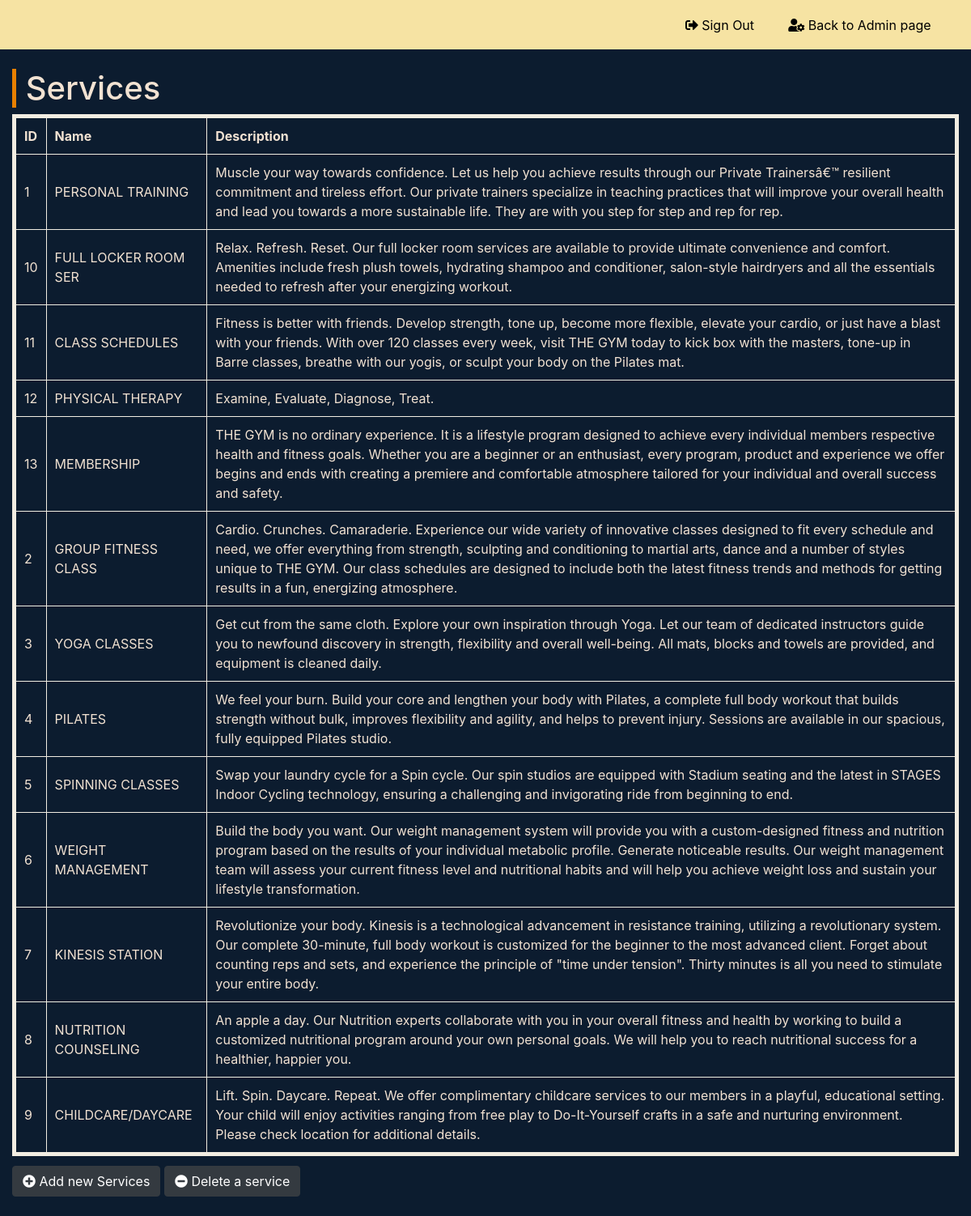
Screenshot of /allservices.php with the database file from the repository.
### tables this page shows
CREATE TABLE `activities` (
  `a_id` varchar(10) NOT NULL,
  `name` varchar(20) NOT NULL,
  `content` varchar(400) NOT NULL,
  `path` varchar(40) NOT NULL
);

### allservices.php (the view, shortened to what this page needs)
<!DOCTYPE html>
<html>
<head>
	<link rel="stylesheet" type="text/css" href="admin.css">
<link rel="stylesheet" href="https://stackpath.bootstrapcdn.com/bootstrap/4.1.3/css/bootstrap.min.css">
	<link rel="stylesheet" href="https://use.fontawesome.com/releases/v5.2.0/css/all.css">
  <?php
  require 'server.php';
  ?>
	</head>
<body>
  <div class="container-fluid" style="background-color: #f6e3a3;">
      <a href="logout.php"><button type="button" class="btn btn-primary-outline" style="margin: 1% 1% 1% 70%;"><i class="fas fa-sign-out-alt"></i><span id="hidden-xs">  Sign Out</span></button></a>
      <a href="admin.php"><button type="button" class="btn btn-primary-outline"><i class="fas fa-user-cog"></i><span id="hidden-xs"> Back to Admin page</span></button></a>
    </div>
<div class="container-fluid">
  <br>
	<a name="services"><h1>Services</h1></a>
		<div class="row" id="services-container">
      <div class="col-lg-12">
        <table border="5px" bordercolor="#f2ede2" cellpadding="10">
          <tr>
            <th>ID</th>
            <th>Name</th>
            <th>Description</th>
          </tr>
         <?php
          $sql = 'SELECT *
              FROM activities ';
          $query = mysqli_query($conn, $sql);
              while ($row = mysqli_fetch_array($query))
              {
                echo '
                <tr>
                    <td>'.$row['a_id'].'</td>
                    <td>'.$row['name'].'</td>
                    <td>'.$row['content'].'</td>
                </tr>';
              }
         ?>
        </table>
      </div>
      <div class="col-lg-6 button-padding">
          <button class="btn btn-dark" type="submit" data-toggle="modal" data-target="#new-service"><i class="fas fa-plus-circle"></i> Add new Services</button>
          <button class="btn btn-dark" type="submit" data-toggle="modal" data-target="#del-service"><i class="fas fa-minus-circle"></i> Delete a service</button>
      </div>
		</div>
    <br>
  </div>
</body>
</html>

### admin.css (style rules this page uses)
body { background-color: #0c1c2f !important; color:#f2e2d2 !important; }
.btn-primary-outline { background:transparent; color:#000000; padding-bottom: 0; }
h1 { padding-left:1%; color: #0c1c2f; border-left: 5px solid #e88000; }
.button-padding { padding-top: 1%; }

### rows the page displays
activities: a_id "1", name "PERSONAL TRAINING", content "Muscle your way towards confidence. Let us help you achieve results through our Private Trainersâ€™ resilient commitment and tireless effort. Our private trainers specialize in teaching practices that will improve your overall health and lead you towards a more sustainable life. They are with you step for step and rep for rep."
activities: a_id "10", name "FULL LOCKER ROOM SER", content "Relax. Refresh. Reset. Our full locker room services are available to provide ultimate convenience and comfort. Amenities include fresh plush towels, hydrating shampoo and conditioner, salon-style hairdryers and all the essentials needed to refresh after your energizing workout."
activities: a_id "11", name "CLASS SCHEDULES", content "Fitness is better with friends. Develop strength, tone up, become more flexible, elevate your cardio, or just have a blast with your friends. With over 120 classes every week, visit THE GYM today to kick box with the masters, tone-up in Barre classes, breathe with our yogis, or sculpt your body on the Pilates mat."
activities: a_id "12", name "PHYSICAL THERAPY", content "Examine, Evaluate, Diagnose, Treat."
activities: a_id "13", name "MEMBERSHIP", content "THE GYM is no ordinary experience. It is a lifestyle program designed to achieve every individual members respective health and fitness goals. Whether you are a beginner or an enthusiast, every program, product and experience we offer begins and ends with creating a premiere and comfortable atmosphere tailored for your individual and overall success and safety."
activities: a_id "2", name "GROUP FITNESS CLASS", content "Cardio. Crunches. Camaraderie. Experience our wide variety of innovative classes designed to fit every schedule and need, we offer everything from strength, sculpting and conditioning to martial arts, dance and a number of styles unique to THE GYM. Our class schedules are designed to include both the latest fitness trends and methods for getting results in a fun, energizing atmosphere."
activities: a_id "3", name "YOGA CLASSES", content "Get cut from the same cloth. Explore your own inspiration through Yoga. Let our team of dedicated instructors guide you to newfound discovery in strength, flexibility and overall well-being. All mats, blocks and towels are provided, and equipment is cleaned daily."
activities: a_id "4", name "PILATES", content "We feel your burn. Build your core and lengthen your body with Pilates, a complete full body workout that builds strength without bulk, improves flexibility and agility, and helps to prevent injury. Sessions are available in our spacious, fully equipped Pilates studio."
activities: a_id "5", name "SPINNING CLASSES", content "Swap your laundry cycle for a Spin cycle. Our spin studios are equipped with Stadium seating and the latest in STAGES Indoor Cycling technology, ensuring a challenging and invigorating ride from beginning to end."
activities: a_id "6", name "WEIGHT MANAGEMENT", content "Build the body you want. Our weight management system will provide you with a custom-designed fitness and nutrition program based on the results of your individual metabolic profile. Generate noticeable results. Our weight management team will assess your current fitness level and nutritional habits and will help you achieve weight loss and sustain your lifestyle transformation."
activities: a_id "7", name "KINESIS STATION", content "Revolutionize your body. Kinesis is a technological advancement in resistance training, utilizing a revolutionary system. Our complete 30-minute, full body workout is customized for the beginner to the most advanced client. Forget about counting reps and sets, and experience the principle of \"time under tension\". Thirty minutes is all you need to stimulate your entire body."
activities: a_id "8", name "NUTRITION COUNSELING", content "An apple a day. Our Nutrition experts collaborate with you in your overall fitness and health by working to build a customized nutritional program around your own personal goals. We will help you to reach nutritional success for a healthier, happier you."
activities: a_id "9", name "CHILDCARE/DAYCARE", content "Lift. Spin. Daycare. Repeat. We offer complimentary childcare services to our members in a playful, educational setting. Your child will enjoy activities ranging from free play to Do-It-Yourself crafts in a safe and nurturing environment. Please check location for additional details."
